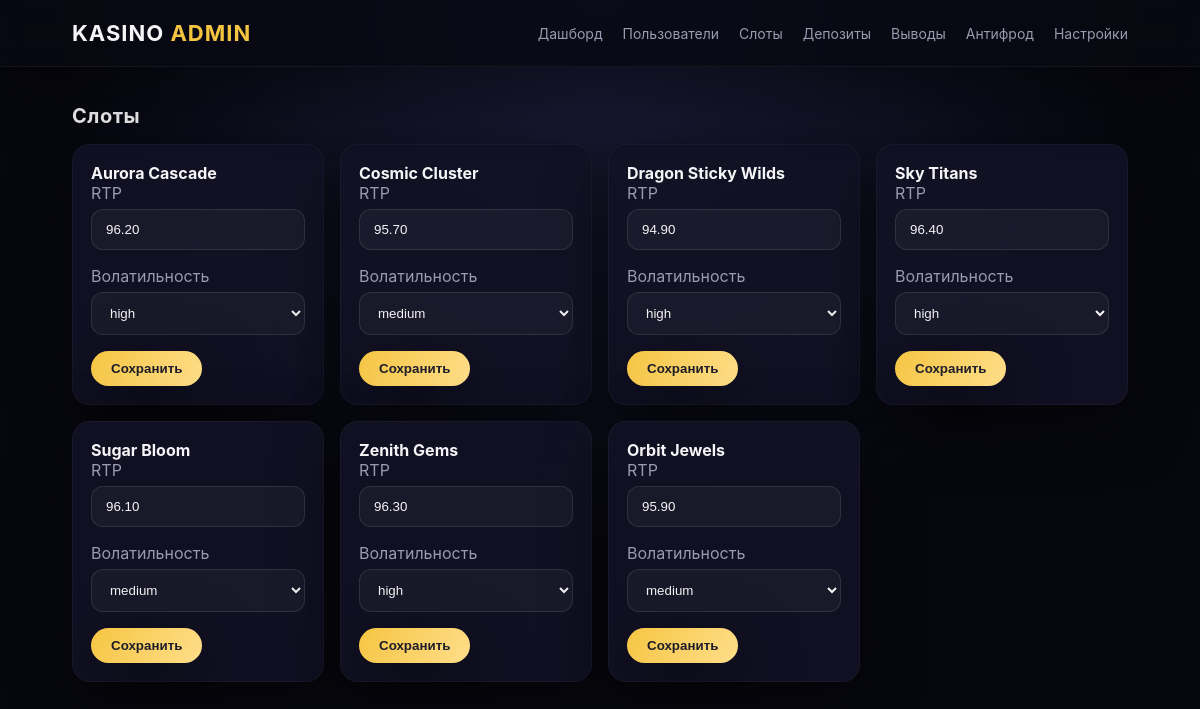
Screenshot of /admin/slots.php (signed in) with the database file from the repository.
### tables this page shows
CREATE TABLE slots (
    id INT AUTO_INCREMENT PRIMARY KEY,
    slug VARCHAR(100) NOT NULL UNIQUE,
    name VARCHAR(100) NOT NULL,
    rtp DECIMAL(4,2) NOT NULL,
    volatility VARCHAR(20) NOT NULL,
    created_at TIMESTAMP DEFAULT CURRENT_TIMESTAMP
);

### helpers.php (called while the page is built, shortened)
<?php
function db(): PDO
{
    static $pdo;
    if ($pdo) {
        return $pdo;
    }
    $config = require __DIR__ . '/config.php';
    $dsn = sprintf(
        'mysql:host=%s;dbname=%s;charset=%s',
        $config['db']['host'],
        $config['db']['name'],
        $config['db']['charset']
    );
    $pdo = new PDO($dsn, $config['db']['user'], $config['db']['pass'], [
        PDO::ATTR_ERRMODE => PDO::ERRMODE_EXCEPTION,
        PDO::ATTR_DEFAULT_FETCH_MODE => PDO::FETCH_ASSOC,
        PDO::ATTR_EMULATE_PREPARES => false,
    ]);
    return $pdo;
}

### admin/slots.php (the view, shortened to what this page needs)
<?php
require __DIR__ . '/layout.php';
$slots = db()->query('SELECT slug, name, rtp, volatility FROM slots ORDER BY id')->fetchAll();
admin_header('Слоты');
?>
<div class="section">
    <h2>Слоты</h2>
    <div class="cards">
        <?php foreach ($slots as $slot): ?>
            <form class="card" method="post">
                <strong><?php echo $slot['name']; ?></strong>
                <label>RTP</label>
                <input type="number" name="rtp" step="0.1" value="<?php echo $slot['rtp']; ?>">
                <label>Волатильность</label>
                <select name="volatility">
                    <option value="medium" <?php echo $slot['volatility'] === 'medium' ? 'selected' : ''; ?>>medium</option>
                    <option value="high" <?php echo $slot['volatility'] === 'high' ? 'selected' : ''; ?>>high</option>
                </select>
                <button class="btn" type="submit">Сохранить</button>
            </form>
        <?php endforeach; ?>
    </div>
</div>
<?php admin_footer(); ?>

### admin/layout.php (shortened to what this page needs)
<?php
function admin_header(string $title): void
{
    echo '<!doctype html><html lang="ru"><head><meta charset="utf-8"><meta name="viewport" content="width=device-width, initial-scale=1">';
    echo '<link rel="stylesheet" href="/assets/css/style.css">';
    echo "<title>{$title}</title></head><body>";
    echo '<div class="topbar"><div class="logo">Kasino <span>Admin</span></div>';
    echo '<nav class="nav">';
    echo '<a href="/admin/dashboard.php">Дашборд</a>';
    echo '<a href="/admin/users.php">Пользователи</a>';
    echo '<a href="/admin/slots.php">Слоты</a>';
    echo '<a href="/admin/deposits.php">Депозиты</a>';
    echo '<a href="/admin/withdrawals.php">Выводы</a>';
    echo '<a href="/admin/antifraud.php">Антифрод</a>';
    echo '<a href="/admin/settings.php">Настройки</a>';
    echo '</nav></div>';
}
function admin_footer(): void
{
    echo '</body></html>';
}

### assets/css/style.css (style rules this page uses)
:root { --bg: #0b0b14; --panel: #121225; --panel-strong: #181834; --accent: #f5c542; --accent-soft: rgba(245, 197, 66, 0.2); --neon: #00f0ff; --neon-soft: rgba(0, 240, 255, 0.15); --text: #f5f5f7; --muted: #9a9ab0; --danger: #ff5f6d; --success: #3ef7b0; --shadow: 0 20px 60px rgba(0, 0, 0, 0.5); --glow: 0 0 30px rgba(0, 240, 255, 0.2); font-family: 'Inter', 'Segoe UI', system-ui, sans-serif; }
* { box-sizing: border-box; }
body { margin: 0; background: radial-gradient(circle at top, #1c1c3a, #07070f 55%) fixed; color: var(--text); }
a { color: inherit; text-decoration: none; }
.topbar { display: flex; align-items: center; justify-content: space-between; padding: 20px 6vw; background: rgba(9, 9, 18, 0.85); backdrop-filter: blur(14px); border-bottom: 1px solid rgba(255, 255, 255, 0.05); position: sticky; top: 0; z-index: 50; box-shadow: var(--shadow); }
.logo { font-size: 22px; font-weight: 700; letter-spacing: 1px; text-transform: uppercase; }
.logo span { color: var(--accent); }
.nav { display: flex; gap: 20px; font-size: 14px; color: var(--muted); }
.btn { padding: 10px 20px; border-radius: 999px; background: linear-gradient(120deg, var(--accent), #ffde8a); color: #1d1d2a; font-weight: 600; border: none; cursor: pointer; box-shadow: var(--shadow); transition: transform 0.2s ease, box-shadow 0.2s ease; }
.section { padding: 20px 6vw 60px; }
.section h2 { font-size: 20px; margin-bottom: 16px; letter-spacing: 0.5px; }
.cards { display: grid; gap: 16px; grid-template-columns: repeat(auto-fit, minmax(200px, 1fr)); }
.card { background: rgba(18, 18, 37, 0.9); padding: 18px; border-radius: 18px; border: 1px solid rgba(255, 255, 255, 0.04); box-shadow: var(--shadow); transition: transform 0.2s ease, border-color 0.2s ease; }
label { display: block; margin-bottom: 6px; color: var(--muted); }
input, textarea, select { width: 100%; padding: 12px 14px; border-radius: 12px; border: 1px solid rgba(255, 255, 255, 0.1); background: rgba(255, 255, 255, 0.04); color: var(--text); margin-bottom: 16px; outline: none; transition: border-color 0.2s ease, box-shadow 0.2s ease; }

### rows the page displays
slots: name "Aurora Cascade", rtp "96.20", volatility "high"
slots: name "Cosmic Cluster", rtp "95.70", volatility "medium"
slots: name "Dragon Sticky Wilds", rtp "94.90", volatility "high"
slots: name "Sky Titans", rtp "96.40", volatility "high"
slots: name "Sugar Bloom", rtp "96.10", volatility "medium"
slots: name "Zenith Gems", rtp "96.30", volatility "high"
slots: name "Orbit Jewels", rtp "95.90", volatility "medium"
